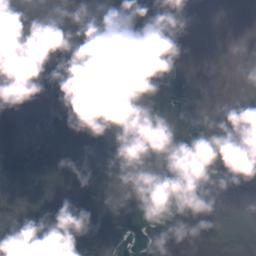
#> input picture 07WER_10000.jpg, 256 x 256 px
$ python showMaskCloud.py
#> lines starting #> are read from the running program, lines starting #| are printed output that depends on the picture; after the words box and inside, x2 and y2 are one past the last pixel; in counts of white or black regions, pixels touching at a corner belong together
import cv2
import numpy as np
import matplotlib.pyplot as plt

# Загрузим вероятности для каждого компонента
H = np.load("H.npy", allow_pickle=True)
#> (reads H.npy from the repository)
S = np.load("S.npy", allow_pickle=True)
#> (reads S.npy from the repository)
V = np.load("V.npy", allow_pickle=True)
#> (reads V.npy from the repository)

# Параметры
RES = 256  # Разрешение изображения


def predict_cloud_mask(image_path, H, S, V):
    # Чтение изображения, в формате HSV
#> called with image_path = '07WER_10000.jpg', H = array of shape (256,), S = array of shape (256,), V = array of shape (256,)
    img = cv2.cvtColor(cv2.imread(image_path), cv2.COLOR_BGR2HSV)
#> img: shape (256, 256, 3); mean H, S, V 105.9, 39.3, 148.6

    mask_pred = np.zeros(img.shape[:2], dtype=np.uint8)

    for y in range(img.shape[0]):
        for x in range(img.shape[1]):
            h = img[y][x][0]
            s = img[y][x][1]
            v = img[y][x][2]

            # Вычисление вероятности облака на основе компонент HSV
            P = round((H[h] + S[s] + V[v]) / 3)

            mask_pred[y][x] = 255 if P == 1 else 0
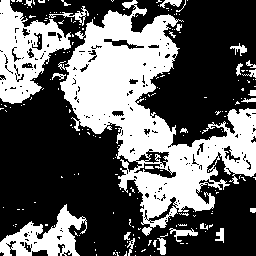
#> mask_pred: shape (256, 256); 38.1% white; 201 white regions (177 under 20 px), largest, box (x1, y1, x2, y2) and area: (58, 0, 256, 236) 17384, (0, 0, 71, 104) 3769, (0, 204, 87, 256) 2021
#> further down, image is the input picture: shape (256, 256, 3); mean B, G, R 147.5, 136.2, 133.4

    return mask_pred


def remove_clouds(image, mask):
    mask_dilated = cv2.dilate(mask, None, iterations=5)
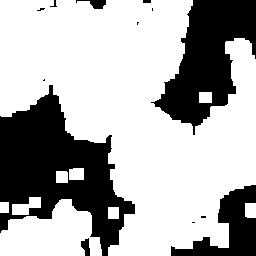
#> mask_dilated: shape (256, 256); 68.2% white; 13 black regions (7 under 20 px), largest, box (x1, y1, x2, y2) and area: (0, 85, 135, 256) 10901, (151, 0, 256, 135) 7055, (171, 185, 256, 256) 2552, (76, 0, 106, 9) 136, (81, 238, 90, 256) 107, (143, 0, 151, 3) 24
    # Заполнение пустоты интерполяцией
    result = cv2.inpaint(image, mask_dilated, inpaintRadius=3, flags=cv2.INPAINT_TELEA)
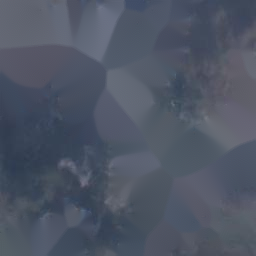
#> result: shape (256, 256, 3); mean B, G, R 100.7, 85.6, 78.4

    return result


def remove_clouds_without_inpainting(image, mask):
    # Убираем облака, но без интерполяции (просто заменяем на чёрный цвет)
    image_without_inpainting = image.copy()
    image_without_inpainting[mask == 255] = [0, 0, 0]  # Заменяем облачные пиксели на чёрные
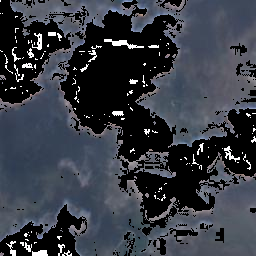
#> image_without_inpainting: shape (256, 256, 3); mean B, G, R 67, 58.4, 54.5
    return image_without_inpainting


# Путь к изображению, для которого нужно выделить маску облаков
image_path = '07WER_10000.jpg'

# Предсказание маски облаков
cloud_mask = predict_cloud_mask(image_path, H, S, V)

# Чтение исходного изображения
image = cv2.imread(image_path)

# Убираем облака с помощью интерполяции (inpainting)
image_without_clouds = remove_clouds(image, cloud_mask)

# Убираем облака без интерполяции, просто заменяя на чёрный цвет
image_without_clouds_no_inpainting = remove_clouds_without_inpainting(image, cloud_mask)

# Отображаем исходное изображение, маску и результат
plt.figure(figsize=(20, 5))

# Отображаем исходное изображение
plt.subplot(1, 4, 1)
plt.imshow(cv2.cvtColor(image, cv2.COLOR_BGR2RGB))
plt.title("Original Image")
plt.axis('off')

# Отображаем маску облаков
plt.subplot(1, 4, 2)
plt.imshow(cloud_mask, cmap='gray')
plt.title("Cloud Mask")
plt.axis('off')

# Отображаем изображение без облаков без интерполяции
plt.subplot(1, 4, 3)
plt.imshow(cv2.cvtColor(image_without_clouds_no_inpainting, cv2.COLOR_BGR2RGB))
plt.title("Image Without Clouds (No Inpainting)")
plt.axis('off')

# Отображаем изображение без облаков с интерполяцией
plt.subplot(1, 4, 4)
plt.imshow(cv2.cvtColor(image_without_clouds, cv2.COLOR_BGR2RGB))
plt.title("Image Without Clouds (Inpainting)")
plt.axis('off')

plt.show()
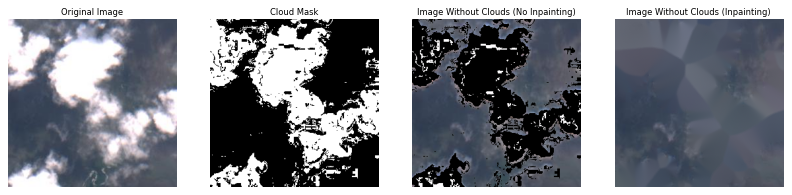
#> figure drawn by matplotlib, 4 panels
